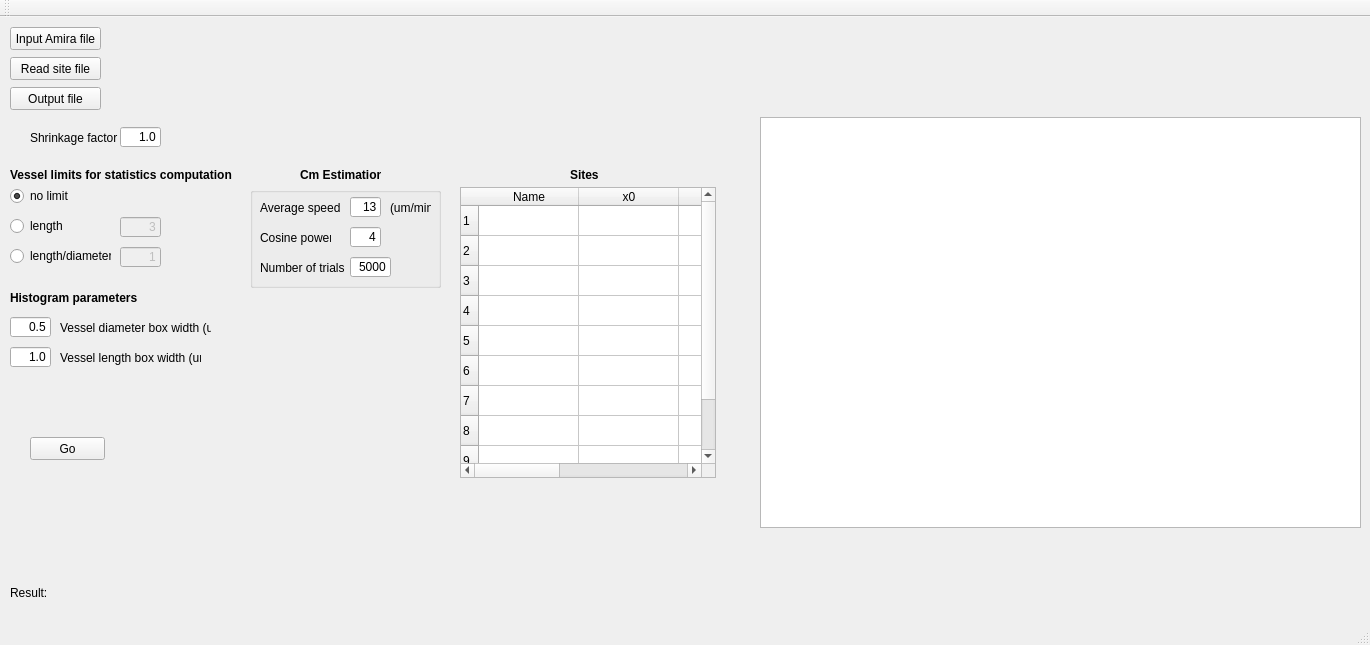
<?xml version="1.0" encoding="UTF-8"?>
<ui version="4.0">
 <class>MainWindow</class>
 <widget class="QMainWindow" name="MainWindow">
  <property name="geometry">
   <rect>
    <x>0</x>
    <y>0</y>
    <width>1370</width>
    <height>645</height>
   </rect>
  </property>
  <property name="windowTitle">
   <string>Analysing conduit network</string>
  </property>
  <widget class="QWidget" name="centralWidget">
   <widget class="QPushButton" name="pushButtonInputFile">
    <property name="geometry">
     <rect>
      <x>10</x>
      <y>10</y>
      <width>91</width>
      <height>23</height>
     </rect>
    </property>
    <property name="text">
     <string>Input Amira file</string>
    </property>
   </widget>
   <widget class="QLabel" name="labelInputFile">
    <property name="geometry">
     <rect>
      <x>110</x>
      <y>10</y>
      <width>1251</width>
      <height>21</height>
     </rect>
    </property>
    <property name="text">
     <string/>
    </property>
   </widget>
   <widget class="QPushButton" name="pushButtonAnalyse">
    <property name="geometry">
     <rect>
      <x>30</x>
      <y>420</y>
      <width>75</width>
      <height>23</height>
     </rect>
    </property>
    <property name="text">
     <string>Go</string>
    </property>
   </widget>
   <widget class="QLabel" name="label">
    <property name="geometry">
     <rect>
      <x>10</x>
      <y>565</y>
      <width>41</width>
      <height>21</height>
     </rect>
    </property>
    <property name="text">
     <string>Result:</string>
    </property>
   </widget>
   <widget class="QLabel" name="labelResult">
    <property name="geometry">
     <rect>
      <x>60</x>
      <y>565</y>
      <width>1301</width>
      <height>21</height>
     </rect>
    </property>
    <property name="text">
     <string/>
    </property>
   </widget>
   <widget class="QTextEdit" name="textEdit">
    <property name="geometry">
     <rect>
      <x>760</x>
      <y>100</y>
      <width>601</width>
      <height>411</height>
     </rect>
    </property>
   </widget>
   <widget class="QPushButton" name="pushButtonOutputFile">
    <property name="geometry">
     <rect>
      <x>10</x>
      <y>70</y>
      <width>91</width>
      <height>23</height>
     </rect>
    </property>
    <property name="text">
     <string>Output file</string>
    </property>
   </widget>
   <widget class="QLabel" name="labelOutputFile">
    <property name="geometry">
     <rect>
      <x>110</x>
      <y>70</y>
      <width>1251</width>
      <height>21</height>
     </rect>
    </property>
    <property name="text">
     <string/>
    </property>
   </widget>
   <widget class="QLineEdit" name="lineEdit_sfactor">
    <property name="geometry">
     <rect>
      <x>120</x>
      <y>110</y>
      <width>41</width>
      <height>20</height>
     </rect>
    </property>
    <property name="text">
     <string>1.0</string>
    </property>
    <property name="alignment">
     <set>Qt::AlignRight|Qt::AlignTrailing|Qt::AlignVCenter</set>
    </property>
   </widget>
   <widget class="QLabel" name="label_sfactor">
    <property name="geometry">
     <rect>
      <x>30</x>
      <y>110</y>
      <width>91</width>
      <height>21</height>
     </rect>
    </property>
    <property name="text">
     <string>Shrinkage factor</string>
    </property>
   </widget>
   <widget class="QGroupBox" name="groupBox_traverse">
    <property name="geometry">
     <rect>
      <x>250</x>
      <y>170</y>
      <width>191</width>
      <height>101</height>
     </rect>
    </property>
    <property name="title">
     <string/>
    </property>
    <widget class="QLineEdit" name="lineEdit_speed">
     <property name="geometry">
      <rect>
       <x>100</x>
       <y>10</y>
       <width>31</width>
       <height>20</height>
      </rect>
     </property>
     <property name="text">
      <string>13</string>
     </property>
     <property name="alignment">
      <set>Qt::AlignRight|Qt::AlignTrailing|Qt::AlignVCenter</set>
     </property>
    </widget>
    <widget class="QLabel" name="label_um3">
     <property name="geometry">
      <rect>
       <x>140</x>
       <y>10</y>
       <width>41</width>
       <height>21</height>
      </rect>
     </property>
     <property name="text">
      <string>(um/min)</string>
     </property>
    </widget>
    <widget class="QLabel" name="label_speed">
     <property name="geometry">
      <rect>
       <x>10</x>
       <y>10</y>
       <width>81</width>
       <height>21</height>
      </rect>
     </property>
     <property name="text">
      <string>Average speed</string>
     </property>
    </widget>
    <widget class="QLabel" name="label_pow">
     <property name="geometry">
      <rect>
       <x>10</x>
       <y>40</y>
       <width>71</width>
       <height>21</height>
      </rect>
     </property>
     <property name="text">
      <string>Cosine power</string>
     </property>
    </widget>
    <widget class="QLineEdit" name="lineEdit_pow">
     <property name="geometry">
      <rect>
       <x>100</x>
       <y>40</y>
       <width>31</width>
       <height>20</height>
      </rect>
     </property>
     <property name="text">
      <string>4</string>
     </property>
     <property name="alignment">
      <set>Qt::AlignRight|Qt::AlignTrailing|Qt::AlignVCenter</set>
     </property>
    </widget>
    <widget class="QLineEdit" name="lineEdit_ntrials">
     <property name="geometry">
      <rect>
       <x>100</x>
       <y>70</y>
       <width>41</width>
       <height>20</height>
      </rect>
     </property>
     <property name="text">
      <string>5000</string>
     </property>
     <property name="alignment">
      <set>Qt::AlignRight|Qt::AlignTrailing|Qt::AlignVCenter</set>
     </property>
    </widget>
    <widget class="QLabel" name="label_ntrials">
     <property name="geometry">
      <rect>
       <x>10</x>
       <y>70</y>
       <width>91</width>
       <height>21</height>
      </rect>
     </property>
     <property name="text">
      <string>Number of trials</string>
     </property>
    </widget>
   </widget>
   <widget class="QLabel" name="label_Cm">
    <property name="geometry">
     <rect>
      <x>300</x>
      <y>150</y>
      <width>81</width>
      <height>16</height>
     </rect>
    </property>
    <property name="font">
     <font>
      <weight>75</weight>
      <bold>true</bold>
     </font>
    </property>
    <property name="text">
     <string>Cm Estimation</string>
    </property>
   </widget>
   <widget class="QRadioButton" name="radioButton_len_limit">
    <property name="geometry">
     <rect>
      <x>10</x>
      <y>200</y>
      <width>61</width>
      <height>18</height>
     </rect>
    </property>
    <property name="text">
     <string>length</string>
    </property>
    <attribute name="buttonGroup">
     <string>buttonGroup_limits</string>
    </attribute>
   </widget>
   <widget class="QLineEdit" name="lineEdit_len_limit">
    <property name="enabled">
     <bool>false</bool>
    </property>
    <property name="geometry">
     <rect>
      <x>120</x>
      <y>200</y>
      <width>41</width>
      <height>20</height>
     </rect>
    </property>
    <property name="text">
     <string>3</string>
    </property>
    <property name="alignment">
     <set>Qt::AlignRight|Qt::AlignTrailing|Qt::AlignVCenter</set>
    </property>
   </widget>
   <widget class="QRadioButton" name="radioButton_len_diam_limit">
    <property name="geometry">
     <rect>
      <x>10</x>
      <y>230</y>
      <width>101</width>
      <height>18</height>
     </rect>
    </property>
    <property name="text">
     <string>length/diameter</string>
    </property>
    <attribute name="buttonGroup">
     <string>buttonGroup_limits</string>
    </attribute>
   </widget>
   <widget class="QRadioButton" name="radioButton_no_limit">
    <property name="geometry">
     <rect>
      <x>10</x>
      <y>170</y>
      <width>61</width>
      <height>18</height>
     </rect>
    </property>
    <property name="text">
     <string>no limit</string>
    </property>
    <property name="checked">
     <bool>true</bool>
    </property>
    <attribute name="buttonGroup">
     <string>buttonGroup_limits</string>
    </attribute>
   </widget>
   <widget class="QLabel" name="label_limits">
    <property name="geometry">
     <rect>
      <x>10</x>
      <y>150</y>
      <width>231</width>
      <height>16</height>
     </rect>
    </property>
    <property name="font">
     <font>
      <weight>75</weight>
      <bold>true</bold>
     </font>
    </property>
    <property name="text">
     <string>Vessel limits for statistics computation</string>
    </property>
   </widget>
   <widget class="QLineEdit" name="lineEdit_len_diam_limit">
    <property name="enabled">
     <bool>false</bool>
    </property>
    <property name="geometry">
     <rect>
      <x>120</x>
      <y>230</y>
      <width>41</width>
      <height>20</height>
     </rect>
    </property>
    <property name="text">
     <string>1</string>
    </property>
    <property name="alignment">
     <set>Qt::AlignRight|Qt::AlignTrailing|Qt::AlignVCenter</set>
    </property>
   </widget>
   <widget class="QLabel" name="label_ddiam">
    <property name="geometry">
     <rect>
      <x>60</x>
      <y>300</y>
      <width>151</width>
      <height>21</height>
     </rect>
    </property>
    <property name="text">
     <string>Vessel diameter box width (um)</string>
    </property>
   </widget>
   <widget class="QLineEdit" name="lineEdit_ddiam">
    <property name="geometry">
     <rect>
      <x>10</x>
      <y>300</y>
      <width>41</width>
      <height>20</height>
     </rect>
    </property>
    <property name="text">
     <string>0.5</string>
    </property>
    <property name="alignment">
     <set>Qt::AlignRight|Qt::AlignTrailing|Qt::AlignVCenter</set>
    </property>
   </widget>
   <widget class="QLabel" name="label_histogram">
    <property name="geometry">
     <rect>
      <x>10</x>
      <y>270</y>
      <width>141</width>
      <height>21</height>
     </rect>
    </property>
    <property name="font">
     <font>
      <weight>75</weight>
      <bold>true</bold>
     </font>
    </property>
    <property name="text">
     <string>Histogram parameters</string>
    </property>
   </widget>
   <widget class="QLabel" name="label_dlen">
    <property name="geometry">
     <rect>
      <x>60</x>
      <y>330</y>
      <width>141</width>
      <height>21</height>
     </rect>
    </property>
    <property name="text">
     <string>Vessel length box width (um)</string>
    </property>
   </widget>
   <widget class="QLineEdit" name="lineEdit_dlen">
    <property name="geometry">
     <rect>
      <x>10</x>
      <y>330</y>
      <width>41</width>
      <height>20</height>
     </rect>
    </property>
    <property name="text">
     <string>1.0</string>
    </property>
    <property name="alignment">
     <set>Qt::AlignRight|Qt::AlignTrailing|Qt::AlignVCenter</set>
    </property>
   </widget>
   <widget class="QTableWidget" name="tableWidget">
    <property name="geometry">
     <rect>
      <x>460</x>
      <y>170</y>
      <width>256</width>
      <height>291</height>
     </rect>
    </property>
    <property name="minimumSize">
     <size>
      <width>256</width>
      <height>0</height>
     </size>
    </property>
    <property name="maximumSize">
     <size>
      <width>256</width>
      <height>16777215</height>
     </size>
    </property>
    <row>
     <property name="text">
      <string>1</string>
     </property>
    </row>
    <row>
     <property name="text">
      <string>2</string>
     </property>
    </row>
    <row>
     <property name="text">
      <string>3</string>
     </property>
    </row>
    <row>
     <property name="text">
      <string>4</string>
     </property>
    </row>
    <row>
     <property name="text">
      <string>5</string>
     </property>
    </row>
    <row>
     <property name="text">
      <string>6</string>
     </property>
    </row>
    <row>
     <property name="text">
      <string>7</string>
     </property>
    </row>
    <row>
     <property name="text">
      <string>8</string>
     </property>
    </row>
    <row>
     <property name="text">
      <string>9</string>
     </property>
    </row>
    <row>
     <property name="text">
      <string>10</string>
     </property>
    </row>
    <column>
     <property name="text">
      <string>Name</string>
     </property>
    </column>
    <column>
     <property name="text">
      <string>x0</string>
     </property>
    </column>
    <column>
     <property name="text">
      <string>y0</string>
     </property>
    </column>
    <column>
     <property name="text">
      <string>z0</string>
     </property>
    </column>
    <column>
     <property name="text">
      <string>R</string>
     </property>
    </column>
   </widget>
   <widget class="QPushButton" name="pushButtonSiteFile">
    <property name="geometry">
     <rect>
      <x>10</x>
      <y>40</y>
      <width>91</width>
      <height>23</height>
     </rect>
    </property>
    <property name="text">
     <string>Read site file</string>
    </property>
   </widget>
   <widget class="QLabel" name="labelSiteFile">
    <property name="geometry">
     <rect>
      <x>110</x>
      <y>40</y>
      <width>1251</width>
      <height>21</height>
     </rect>
    </property>
    <property name="text">
     <string/>
    </property>
   </widget>
   <widget class="QLabel" name="label_sites">
    <property name="geometry">
     <rect>
      <x>570</x>
      <y>150</y>
      <width>31</width>
      <height>16</height>
     </rect>
    </property>
    <property name="font">
     <font>
      <weight>75</weight>
      <bold>true</bold>
     </font>
    </property>
    <property name="text">
     <string>Sites</string>
    </property>
   </widget>
  </widget>
  <widget class="QMenuBar" name="menuBar">
   <property name="geometry">
    <rect>
     <x>0</x>
     <y>0</y>
     <width>1370</width>
     <height>18</height>
    </rect>
   </property>
  </widget>
  <widget class="QToolBar" name="mainToolBar">
   <attribute name="toolBarArea">
    <enum>TopToolBarArea</enum>
   </attribute>
   <attribute name="toolBarBreak">
    <bool>false</bool>
   </attribute>
  </widget>
  <widget class="QStatusBar" name="statusBar"/>
 </widget>
 <layoutdefault spacing="6" margin="11"/>
 <resources/>
 <connections>
  <connection>
   <sender>pushButtonOutputFile</sender>
   <signal>clicked()</signal>
   <receiver>MainWindow</receiver>
   <slot>outputFileSelecter()</slot>
   <hints>
    <hint type="sourcelabel">
     <x>31</x>
     <y>124</y>
    </hint>
    <hint type="destinationlabel">
     <x>56</x>
     <y>207</y>
    </hint>
   </hints>
  </connection>
  <connection>
   <sender>pushButtonInputFile</sender>
   <signal>clicked()</signal>
   <receiver>MainWindow</receiver>
   <slot>inputFileSelecter()</slot>
   <hints>
    <hint type="sourcelabel">
     <x>62</x>
     <y>43</y>
    </hint>
    <hint type="destinationlabel">
     <x>262</x>
     <y>59</y>
    </hint>
   </hints>
  </connection>
  <connection>
   <sender>pushButtonSiteFile</sender>
   <signal>clicked()</signal>
   <receiver>MainWindow</receiver>
   <slot>siteFileSelecter()</slot>
   <hints>
    <hint type="sourcelabel">
     <x>76</x>
     <y>81</y>
    </hint>
    <hint type="destinationlabel">
     <x>139</x>
     <y>93</y>
    </hint>
   </hints>
  </connection>
  <connection>
   <sender>pushButtonAnalyse</sender>
   <signal>clicked()</signal>
   <receiver>MainWindow</receiver>
   <slot>batch_analyser()</slot>
   <hints>
    <hint type="sourcelabel">
     <x>94</x>
     <y>462</y>
    </hint>
    <hint type="destinationlabel">
     <x>215</x>
     <y>492</y>
    </hint>
   </hints>
  </connection>
 </connections>
 <slots>
  <slot>outputFileSelecter()</slot>
  <slot>inputFileSelecter()</slot>
  <slot>siteFileSelecter()</slot>
  <slot>batch_analyser()</slot>
 </slots>
 <buttongroups>
  <buttongroup name="buttonGroup_limits"/>
 </buttongroups>
</ui>
